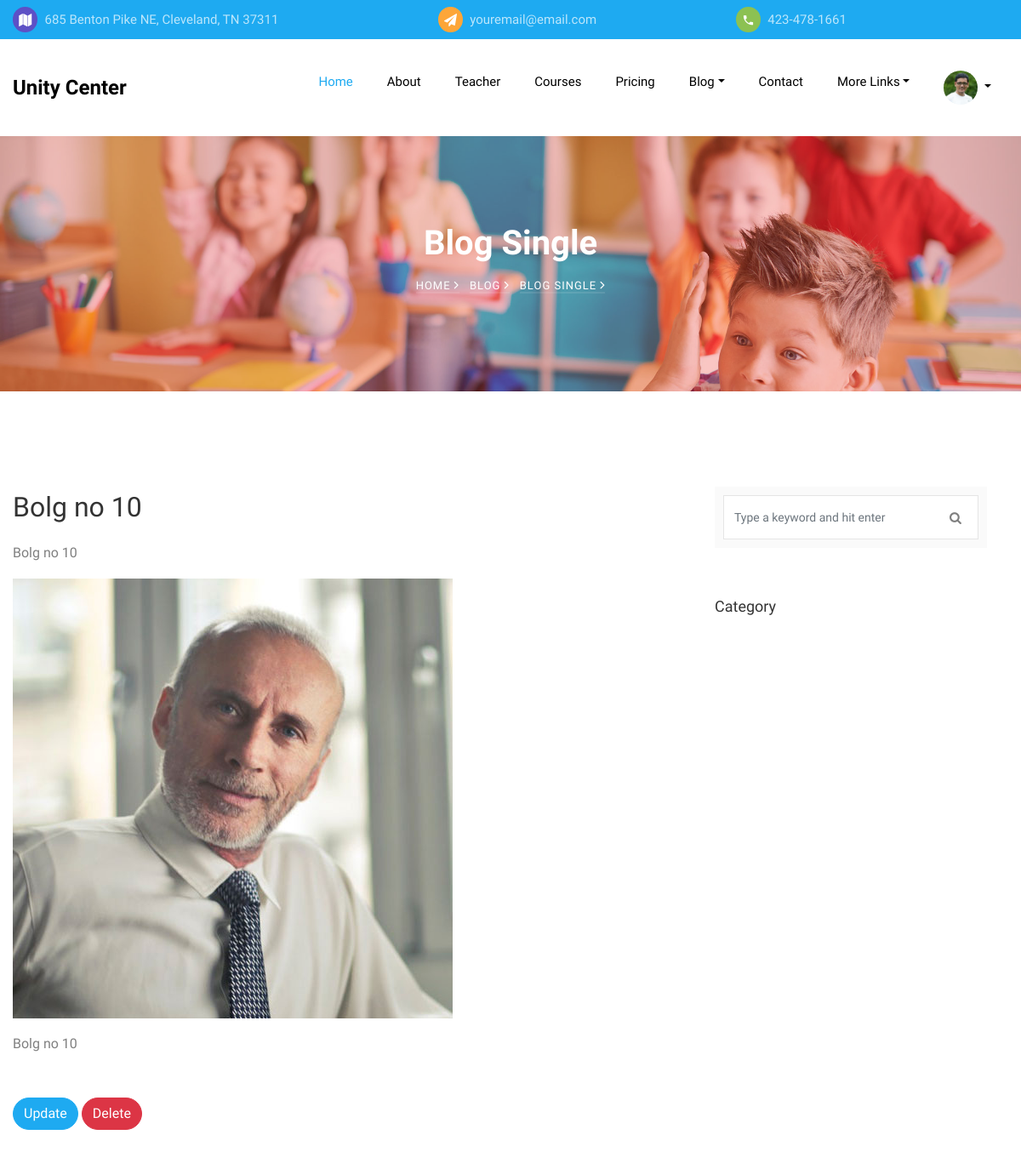
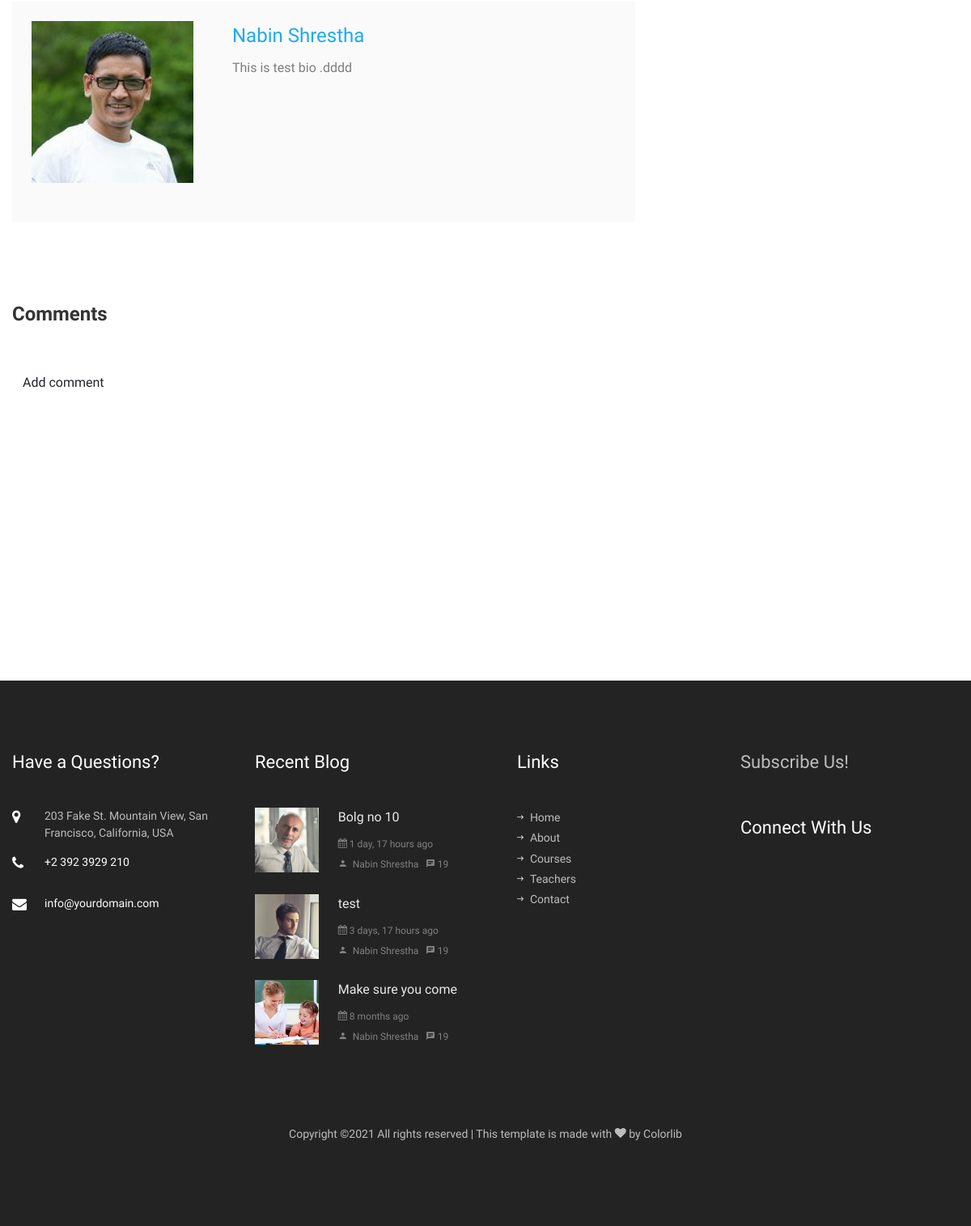
Page /post/16/ (signed in) on the committed database (2 pictures, top to bottom).
### users/models.py (models this page shows, shortened)
class Profile(models.Model):
    user = models.OneToOneField(User, on_delete=models.CASCADE)
    image = models.ImageField(default='default.jpg', upload_to='profile_pics')
    title = models.CharField( max_length=30, blank=True)
    bio = models.TextField(max_length=500, blank=True)
    location = models.CharField(max_length=30, blank=True)
    birth_date = models.DateField(null=True, blank=True, help_text='YYYY-MM-DD')
    user_staff = models.BooleanField(default=False)
    user_admin = models.BooleanField(default=False)
    teacher = models.BooleanField(default=False)
    facebook = models.CharField( max_length=300, blank=True,default='#')
    google = models.CharField( max_length=300, blank=True,default='#')
    tweeter = models.CharField( max_length=300, blank=True,default='#')

### blogs/models.py (models this page shows, shortened)
class Post(models.Model):
    title = models.CharField(max_length=100)
    overview = models.TextField()
    content = models.TextField()
    date_posted =models.DateTimeField(auto_now_add=True)
    author = models.ForeignKey(User, on_delete=models.CASCADE )
    view_count = models.IntegerField(default=0)
    thumbnail = models.ImageField()
    def get_absolute_url(self):
        return reverse('post-detail', kwargs={'pk': self.pk})

### blogs/views.py (the view)
# urls.py: path('post/<int:pk>/', PostDetailView.as_view(), name='post-detail'),
class PostDetailView(DetailView):
    model = Post
    template_name = 'blog/blog-single.html'

### newsletters/custom_context_processor.py (called while the page is built)
def  blog_post_latest(request):
    blog_latest = Post.objects.all().order_by('-date_posted')[0:3]
    return {'blog_latest_footer':blog_latest}

### templates/blog/blog-single.html (shortened to what this page needs)
{% extends 'base.html' %}
{% load static %}
{% block content %}
    <section class="hero-wrap hero-wrap-2" style="background-image: url({% static 'images/bg_2.jpg' %});">
      <div class="overlay"></div>
      <div class="container">
        <div class="row no-gutters slider-text align-items-center justify-content-center">
          <div class="col-md-9 ftco-animate text-center">
            <h1 class="mb-2 bread">Blog Single</h1>
             <p class="breadcrumbs"><span class="mr-2"><a href="/ ">Home <i class="ion-ios-arrow-forward"></i></a></span> <span class="mr-2"><a href="{{post.get_absolute_url}} ">Blog <i class="ion-ios-arrow-forward"></i></a></span> <span>Blog Single <i class="ion-ios-arrow-forward"></i></span></p>
          </div>
        </div>
      </div>
    </section>
		<section class="ftco-section">
			<div class="container">
				<div class="row">
          <div class="col-lg-8 ftco-animate">
            <h2 class="mb-3">{{ object.title }}</h2>
            <p>{{ object.overview }}</p>
            <p>
              <img src="{{ post.thumbnail.url }}" alt="" class="img-fluid">
            </p>
            <p>{{ object.content | safe }}</p>
            <div class="tag-widget post-tag-container mb-5 mt-5">
              {% if object.author == user %}
              <p class="mb-0">
                <a href="{% url 'post-update' object.id %}" class="btn btn-primary">Update</a>
                <a href="{% url 'post-delete' object.id %}" class="btn btn-danger">Delete</a>
              </p>
              {% endif %}
            </div>
            <div class="about-author d-flex p-4 bg-light">
              <div class="bio mr-5">
                <img src="{{object.author.profile.image.url}}" alt="Image placeholder" class="img-fluid mb-4">
              </div>
              <div class="desc">
                <h3><a href="{% url 'user-posts' object.author.username %}">{{object.author.first_name }} {{object.author.last_name }}</a></h3>
                <p>{{object.author.profile.bio}}</p>
              </div>
            </div>
            <div class="pt-5 mt-5">
              <h3 class="mb-5 h4 font-weight-bold">{{post.comments.count }} Comments</h3>
              <a class="btn btn-default" href="{{ post.get_absolute_url }}">Add comment</a>
          </div>
          </div>
          <div class="col-lg-4 sidebar ftco-animate">
            <div class="sidebar-box">
              <form action="#" class="search-form">
                <div class="form-group">
                  <span class="icon icon-search"></span>
                  <input type="text"  name="q" class="form-control" placeholder="Type a keyword and hit enter">
                </div>
              </form>
            </div>
            <div class="sidebar-box ftco-animate">
            	<h3>Category</h3>
            </div>
          </div>
        </div>
			</div>
		</section>
{% endblock content %}

### templates/navbar.html (shortened to what this page needs)
	  <div class="py-2 bg-primary">
    	<div class="container">
    		<div class="row no-gutters d-flex align-items-start align-items-center px-3 px-md-0">
	    		<div class="col-lg-12 d-block">
		    		<div class="row d-flex">
			    		<div class="col-md-5 pr-4 d-flex topper align-items-center">
			    			<div class="icon bg-fifth mr-2 d-flex justify-content-center align-items-center"><span class="icon-map"></span></div>
						    <span class="text">685 Benton Pike NE, Cleveland, TN 37311</span>
					    </div>
					    <div class="col-md pr-4 d-flex topper align-items-center">
					    	<div class="icon bg-secondary mr-2 d-flex justify-content-center align-items-center"><span class="icon-paper-plane"></span></div>
						    <span class="text">youremail@email.com</span>
					    </div>
					    <div class="col-md pr-4 d-flex topper align-items-center">
					    	<div class="icon bg-tertiary mr-2 d-flex justify-content-center align-items-center"><span class="icon-phone2"></span></div>
						    <span class="text">423-478-1661</span>
					    </div>
				    </div>
			    </div>
		    </div>
		  </div>
    </div>
    <nav class="navbar navbar-expand-lg navbar-dark bg-dark ftco_navbar ftco-navbar-light" id="ftco-navbar">
	    <div class="container d-flex align-items-center">
	    	<a class="navbar-brand" href="/">Unity Center</a>
	      <div class="collapse navbar-collapse" id="ftco-nav">
	        <ul class="navbar-nav ml-auto">
	        	<li class="nav-item active"><a href="/" class="nav-link  pl-0">Home</a></li>
	        	<li class="nav-item "><a href="{% url 'unity-about' %}" class="nav-link">About</a></li>
	        	<li class="nav-item"><a href="{% url 'unity-teacher' %}" class="nav-link">Teacher</a></li>
	        	<li class="nav-item"><a href="{% url 'unity-courses' %}" class="nav-link">Courses</a></li>
	        	<li class="nav-item"><a href="{% url 'unity-pricing' %}"class="nav-link">Pricing</a></li>
				{% if request.user.is_staff %}
				<li class="nav-item dropdown">
					<a class="nav-link dropdown-toggle" id="navbarDropdownMenuLink" data-toggle="dropdown" href="#" role="button" aria-haspopup="true" aria-expanded="false">Blog</a>
				</li>
				{% else %}
				<li class="nav-item"><a href="{% url 'blog-home' %}" class="nav-link">Blog</a></li>
				{% endif %}
				<li class="nav-item"><a href="{% url 'contact' %}" class="nav-link">Contact</a></li>
			  	<li class="nav-item dropdown">
					<a class="nav-link dropdown-toggle" id="navbarDropdownMenuLink" data-toggle="dropdown" href="#" role="button" aria-haspopup="true" aria-expanded="false">More Links</a>
				</li>
			 	{% if user.is_authenticated %}
				<li class="nav-item dropdown">
					<a class="nav-link dropdown-toggle" id="navbarDropdownMenuLink" data-toggle="dropdown" href="#" role="button" aria-haspopup="true" aria-expanded="false">
						<img src="{{ user.profile.image.url }}" class="rounded-circle " width="40" height="40"> <b class="caret"></b></a>
				</li>
				{% else %}
				<li class="nav-item"><a class="nav-item nav-link" href="{% url 'login' %}">Login</a></li>
				<li class="nav-item"><a class="nav-item nav-link" href="{% url 'register' %}">Register</a></li>
				{% endif %}
			</ul>
		  </div>
	    </div>
	  </nav>

### templates/footer.html (shortened to what this page needs)
    {% load static %}
    <footer class="ftco-footer ftco-bg-dark ftco-section">
        <div class="container">
          <div class="row mb-5">
            <div class="col-md-6 col-lg-3">
              <div class="ftco-footer-widget mb-5">
                  <h2 class="ftco-heading-2">Have a Questions?</h2>
                  <div class="block-23 mb-3">
                    <ul>
                      <li><span class="icon icon-map-marker"></span><span class="text">203 Fake St. Mountain View, San Francisco, California, USA</span></li>
                      <li><a href="#"><span class="icon icon-phone"></span><span class="text">+2 392 3929 210</span></a></li>
                      <li><a href="#"><span class="icon icon-envelope"></span><span class="text">info@yourdomain.com</span></a></li>
                    </ul>
                  </div>
              </div>
            </div>
            <div class="col-md-6 col-lg-3">
              <div class="ftco-footer-widget mb-5">
                <h2 class="ftco-heading-2">Recent Blog</h2>
                {% for obj in blog_latest_footer %}
                <div class="block-21 mb-4 d-flex">
                  <a href="{{ obj.get_absolute_url }}" class="blog-img mr-4" style="background-image: url({{ obj.thumbnail.url }});"></a>
                  <div class="text">
                    <h3 class="heading"><a href="{{ obj.get_absolute_url }}">{{ obj.title }}</a></h3>
                    <div class="meta">
                      <div><a href="#"><span class="icon-calendar"></span> {{ obj.date_posted|timesince }} ago</a></div>
                      <div><a href="{% url 'user-posts' obj.author.username %}">
                        <span class="icon-person">
                        </span> {{ obj.author.first_name }} {{obj.author.last_name }}</a></div>
                      <div><a href="#"><span class="icon-chat"></span> 19</a></div>
                    </div>
                  </div>
                </div>
                {% endfor %}
              </div>
            </div>
            <div class="col-md-6 col-lg-3">
              <div class="ftco-footer-widget mb-5 ml-md-4">
                <h2 class="ftco-heading-2">Links</h2>
                <ul class="list-unstyled">
                  <li><a href="/"><span class="ion-ios-arrow-round-forward mr-2"></span>Home</a></li>
                  <li><a href="{% url 'unity-about' %}"><span class="ion-ios-arrow-round-forward mr-2"></span>About</a></li>
                  <li><a href="{% url 'unity-courses' %}"><span class="ion-ios-arrow-round-forward mr-2"></span>Courses</a></li>
                  <li><a href="{% url 'unity-teacher' %}"><span class="ion-ios-arrow-round-forward mr-2"></span>Teachers</a></li>
                  <li><a href="{% url 'contact' %}"><span class="ion-ios-arrow-round-forward mr-2"></span>Contact</a></li>
                </ul>
              </div>
            </div>
            <div class="col-md-6 col-lg-3">
              <div class="ftco-footer-widget mb-5">
                  <h2 class="ftco-heading-2"><a href="{% url 'subscribe' %}">Subscribe Us!</a></h2>
              </div>
              <div class="ftco-footer-widget mb-5">
               <h2 class="ftco-heading-2">Connect With Us</h2>
                <ul class="ftco-footer-social list-unstyled float-md-left float-lft mt-3">
                </ul>
              </div>
            </div>
          </div>
          <div class="row">
            <div class="col-md-12 text-center">
              <p>
    Copyright &copy;<script>document.write(new Date().getFullYear());</script> All rights reserved | This template is made with <i class="icon-heart" aria-hidden="true"></i> by <a href="https://colorlib.com" target="_blank">Colorlib</a>
    </p>
            </div>
          </div>
        </div>
      </footer>

### static_in_env/css/icomoon.css (style rules this page uses)
[class^="icon-"], [class*=" icon-"] { font-family: 'icomoon' !important; speak: none; font-style: normal; font-weight: normal; font-variant: normal; text-transform: none; line-height: 1; -webkit-font-smoothing: antialiased; -moz-osx-font-smoothing: grayscale; }
.icon-search:before { content: "\f002"; }
.icon-heart:before { content: "\f004"; }
.icon-map-marker:before { content: "\f041"; }
.icon-calendar:before { content: "\f073"; }
.icon-phone:before { content: "\f095"; }
.icon-envelope:before { content: "\f0e0"; }
.icon-paper-plane:before { content: "\f1d8"; }
.icon-map:before { content: "\f279"; }
.icon-phone2:before { content: "\e0cd"; }
.icon-chat:before { content: "\e0b7"; }
.icon-person:before { content: "\e7fd"; }

### rows in the picture
Post: title "Bolg no 10", overview "Bolg no 10", thumbnail (picture), content "Bolg no 10", author.profile.image (picture), author.first_name "Nabin", author.last_name "Shrestha", author.profile.bio "This is test bio .dddd", date_posted "1 day, 17 hours"
Post: thumbnail (picture), title "test", date_posted "3 days, 17 hours", author.first_name "Nabin", author.last_name "Shrestha"
Post: thumbnail (picture), title "Make sure you come", date_posted "8 months", author.first_name "Nabin", author.last_name "Shrestha"
